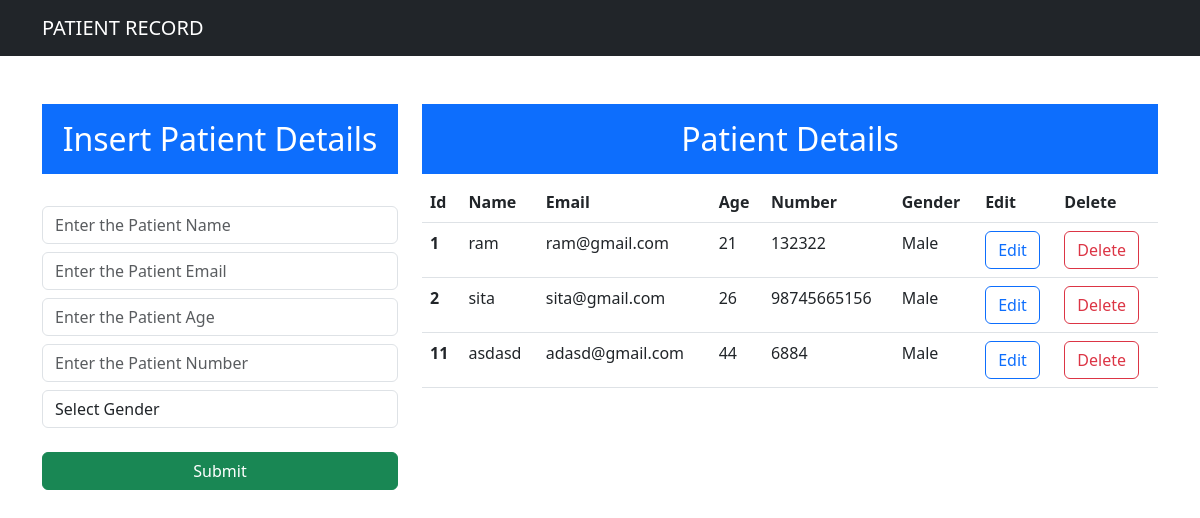
The page / on the database its author committed.
### app/models.py (models this page shows, shortened)
class Patient(models.Model):
    name = models.CharField(max_length=25,blank=False,null=False)
    email = models.EmailField()
    age = models.IntegerField()
    num = models.IntegerField()
    gender = models.CharField(max_length=25,blank=False,null=False)

### app/views.py (the view)
# urls.py: path('',views.index,name="index"),
def index(request):
    data=Patient.objects.all()
    context={"data":data}
    return render(request,"index.html",context)

### templates/index.html (shortened to what this page needs)
<!DOCTYPE html>
<html lang="en">
<head>
    <link href="https://cdn.jsdelivr.net/npm/bootstrap@5.3.0/dist/css/bootstrap.min.css" rel="stylesheet"
 />
</head>
<body>
    <nav class="navbar navbar-expand-lg navbar-dark bg-dark">
        <div class="container-md">
            <a class="navbar-brand" href="/">PATIENT RECORD</a>
        </div>
    </nav>
    <div class="container mt-5">
        <div class="row">
            <div class="col-md-4">
                <h2 class="text-white bg-primary text-center p-3">
                    Insert Patient Details
                </h2>
                <br>
                <form action="/insert" method="post">
                    <div class="form-group">
                        <input type="text" class="form-control" placeholder="Enter the Patient Name" name="name"
                            required />
                    </div>
                    <div class="form-group">
                        <input type="email" class="form-control mt-2" placeholder="Enter the Patient Email" name="email"
                            required />
                    </div>
                    <div class="form-group">
                        <input type="number" class="form-control mt-2" placeholder="Enter the Patient Age" name="age"
                            required />
                    </div>
                    <div class="form-group">
                        <input type="" class="form-control mt-2" placeholder="Enter the Patient Number" name="num"
                            required />
                    </div>
                    <div class="form-group">
                        <select id="gender" class="form-control mt-2" name="gender" required>
                            <option selected>Select Gender</option>
                        </select>
                    </div>
                    <br>
                    <div class="d-grid gap-2">
                        <button class="btn btn-success" type="submit">Submit</button>
                    </div>
                </form>
            </div>
            <div class="col-md-8">
                <h2 class="text-center text-white bg-primary p-3">Patient Details</h2>
                <table class="table">
                    <thead>
                      <tr>
                        <th scope="col">Id</th>
                        <th scope="col">Name</th>
                        <th scope="col">Email</th>
                        <th scope="col">Age</th>
                        <th scope="col">Number</th>
                        <th scope="col">Gender</th>
                        <th scope="col">Edit</th>
                        <th scope="col">Delete</th>
                      </tr>
                    </thead>
                    <tbody>
                    {% for d in data %}
                      <tr>
                        <th scope="row">{{d.id}}</th>
                        <td>{{d.name}}</td>
                        <td>{{d.email}}</td>
                        <td>{{d.age}}</td>
                        <td>{{d.num}}</td>
                        <td>{{d.gender}}</td>
                        <td><a type="button" href="/update/{{d.id}}" class="btn btn-outline-primary">Edit</a></td>
                        <td><a type="button" href="/delete/{{d.id}}"  class="btn btn-outline-danger">Delete</a></td>
                      </tr>
                    {% endfor %}
                    </tbody>
                  </table>
            </div>
        </div>
    </div>
</body>
</html>

### rows shown on the page
Patient: id "1", name "ram", email "ram@gmail.com", age "21", num "132322", gender "Male"
Patient: id "2", name "sita", email "sita@gmail.com", age "26", num "98745665156", gender "Male"
Patient: id "11", name "asdasd", email "adasd@gmail.com", age "44", num "6884", gender "Male"
